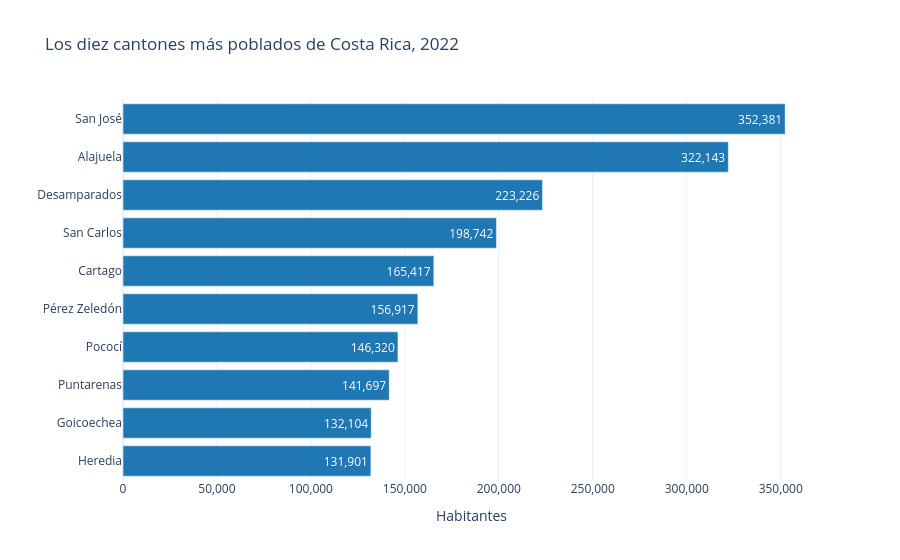

This figure's notebook cell:
### Markdown cell above
Los formatos de número de plotly (`",.0f"`, `","`) siguen la [sintaxis de d3](https://github.com/d3/d3-format#locale_format), muy parecida a la de las hileras de Python: la coma es el separador de miles y `.0f`, cero decimales.

Una figura de plotly se compone de **trazas** (`fig.data`: cada serie de datos dibujada, aquí una traza de barras) y de una **disposición** (`fig.layout`: título, ejes, leyenda, tamaño, fondo). `update_traces()` modifica las primeras; `update_layout()`, la segunda. Es la misma división que la de los datos y los `Axes` en matplotlib.

## Tipos de gráficos

### Barras

Los argumentos de `px.bar()` cubren las variantes de la parte III. `orientation="h"` produce barras horizontales (con `x` e `y` intercambiados); como en pandas, la primera fila queda abajo:

### Code cell
# Los diez cantones más poblados, en barras horizontales
top_10 = cantones.sort_values("poblacion", ascending=False).head(10)

fig = px.bar(
    top_10.sort_values("poblacion"),
    x="poblacion",
    y="canton",
    orientation="h",
    title="Los diez cantones más poblados de Costa Rica, 2022",
    labels={"poblacion": "Habitantes", "canton": "Cantón", "provincia": "Provincia"},
    hover_data=["provincia"],  # columna adicional en la etiqueta emergente
    text_auto=",.0f"
)

fig.update_layout(yaxis_title="", xaxis_tickformat=",")

mostrar(fig)

### Figure 1 — Plotly figure (JSON) as saved in the notebook; plotly's stock layout.template omitted (floating-point values rounded to 4 significant figures)
{"data": [{"customdata": [["Heredia"], ["San José"], ["Puntarenas"], ["Limón"], ["San José"], ["Cartago"], ["Alajuela"], ["San José"], ["Alajuela"], ["San José"]], "hovertemplate": "Habitantes=%{x}<br>Cantón=%{y}<br>Provincia=%{customdata[0]}<extra></extra>", "legendgroup": "", "marker": {"color": "#1F77B4", "pattern": {"shape": ""}}, "name": "", "orientation": "h", "showlegend": false, "textposition": "auto", "texttemplate": "%{x:,.0f}", "type": "bar", "x": [131901, 132104, 141697, 146320, 156917, 165417, 198742, 223226, 322143, 352381], "xaxis": "x", "y": ["Heredia", "Goicoechea", "Puntarenas", "Pococí", "Pérez Zeledón", "Cartago", "San Carlos", "Desamparados", "Alajuela", "San José"], "yaxis": "y"}], "layout": {"barmode": "relative", "legend": {"tracegroupgap": 0}, "title": {"text": "Los diez cantones más poblados de Costa Rica, 2022"}, "xaxis": {"anchor": "y", "domain": [0.0, 1.0], "tickformat": ",", "title": {"text": "Habitantes"}}, "yaxis": {"anchor": "x", "domain": [0.0, 1.0], "title": {"text": ""}}}}
